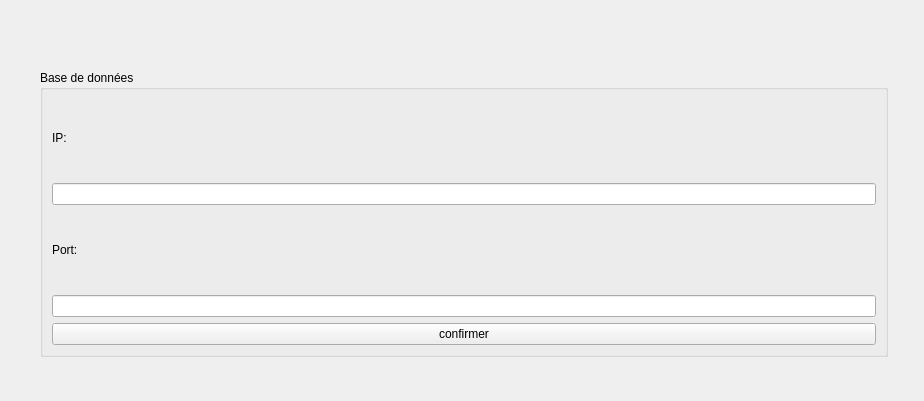
<?xml version="1.0" encoding="UTF-8"?>
<ui version="4.0">
 <class>ConfigForm</class>
 <widget class="QWidget" name="ConfigForm">
  <property name="geometry">
   <rect>
    <x>0</x>
    <y>0</y>
    <width>924</width>
    <height>401</height>
   </rect>
  </property>
  <property name="windowTitle">
   <string>Form</string>
  </property>
  <widget class="QGroupBox" name="groupBox">
   <property name="geometry">
    <rect>
     <x>40</x>
     <y>70</y>
     <width>848</width>
     <height>287</height>
    </rect>
   </property>
   <property name="title">
    <string>Base de données</string>
   </property>
   <layout class="QVBoxLayout">
    <property name="spacing">
     <number>6</number>
    </property>
    <property name="leftMargin">
     <number>9</number>
    </property>
    <property name="topMargin">
     <number>9</number>
    </property>
    <property name="rightMargin">
     <number>9</number>
    </property>
    <property name="bottomMargin">
     <number>9</number>
    </property>
    <item>
     <widget class="QLabel" name="label">
      <property name="text">
       <string>IP:</string>
      </property>
     </widget>
    </item>
    <item>
     <widget class="QLineEdit" name="ipEdit"/>
    </item>
    <item>
     <widget class="QLabel" name="label_2">
      <property name="text">
       <string>Port:</string>
      </property>
     </widget>
    </item>
    <item>
     <widget class="QLineEdit" name="portEdit"/>
    </item>
    <item>
     <widget class="QPushButton" name="continueButton">
      <property name="text">
       <string>confirmer</string>
      </property>
     </widget>
    </item>
   </layout>
  </widget>
 </widget>
 <resources/>
 <connections/>
</ui>
